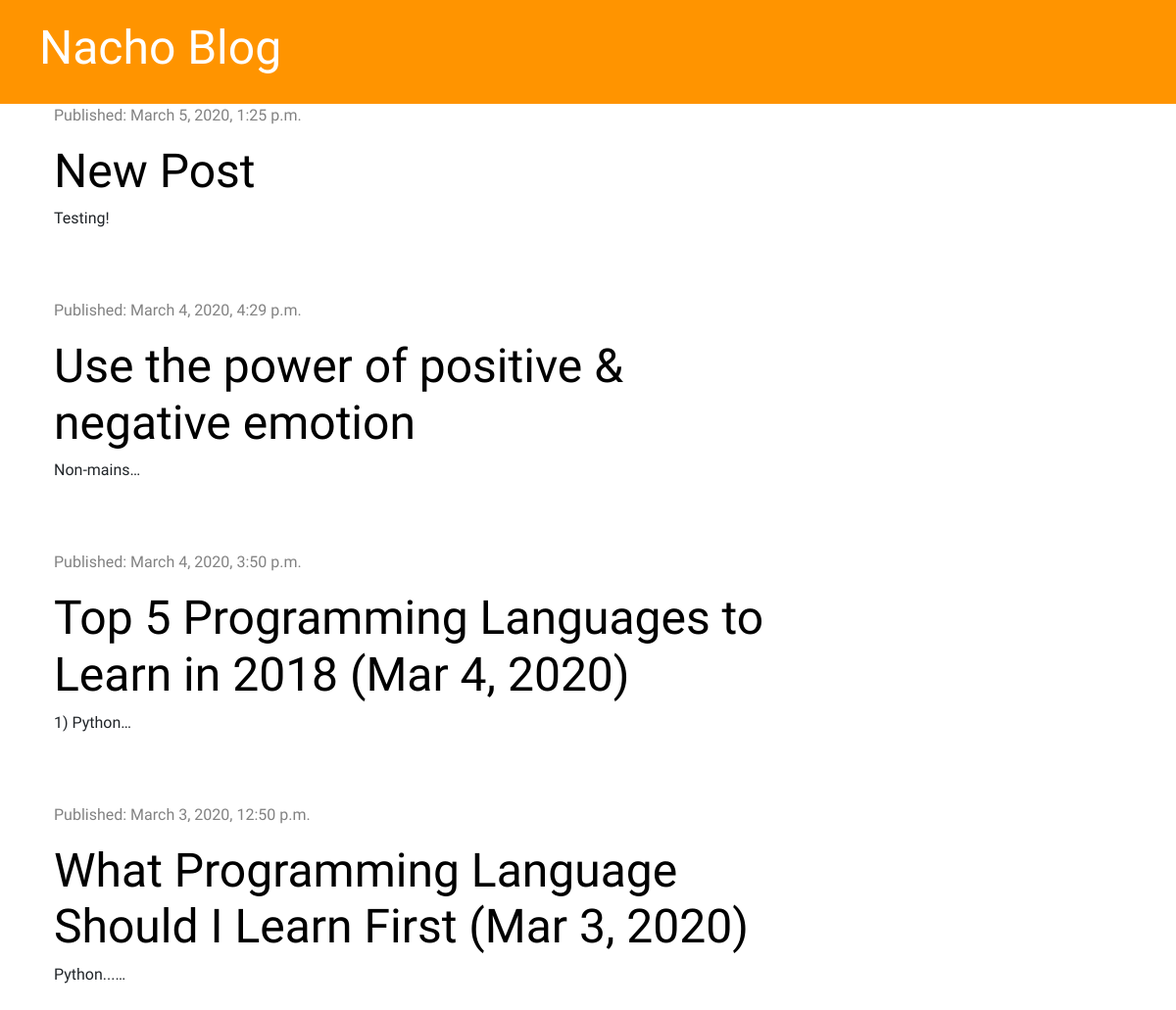
/, run on an earlier commit of the app's database.
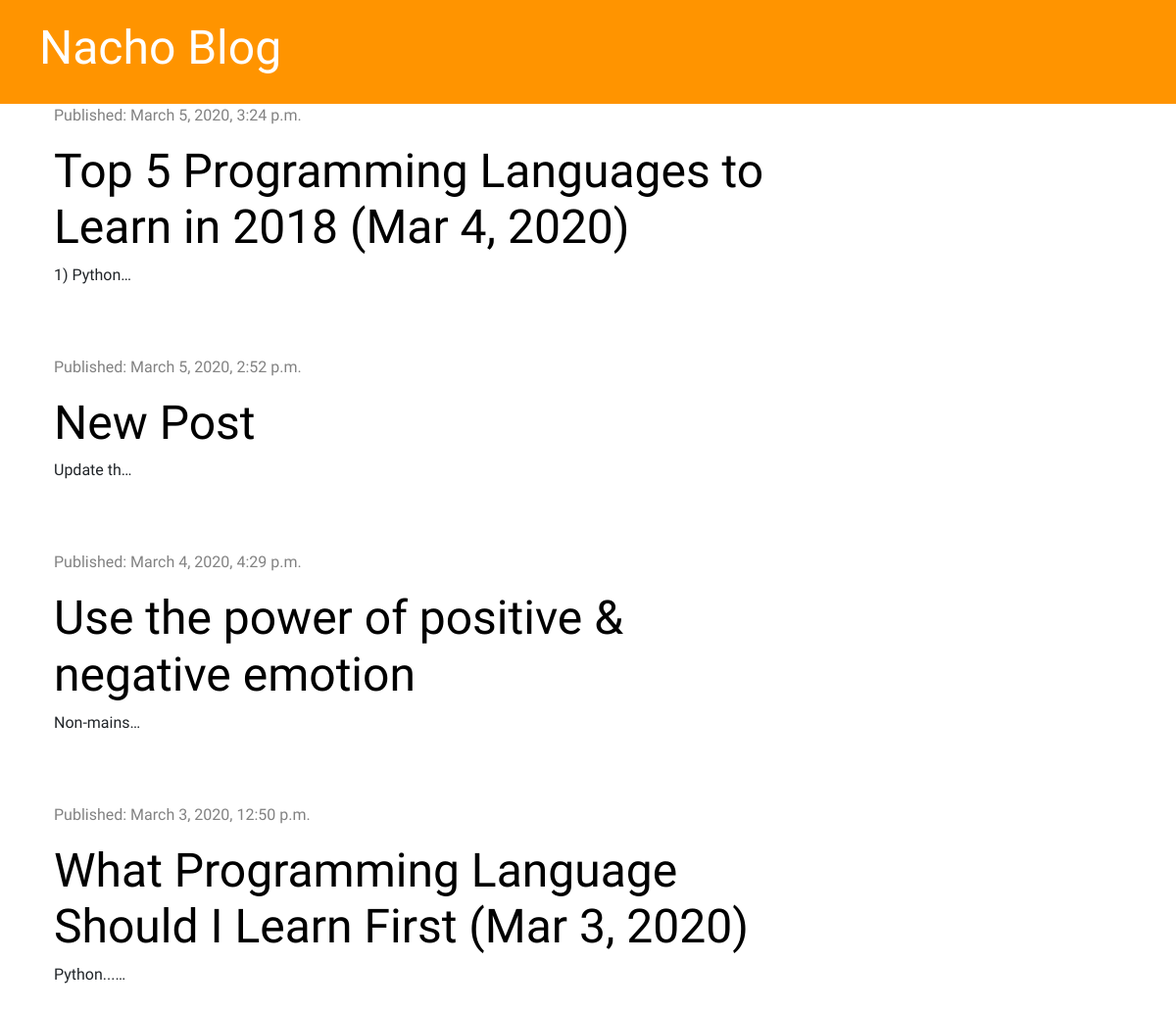
And on a later commit of the database.
### blog/models.py (models this page shows, shortened)
class Post(models.Model):
    author = models.ForeignKey('auth.User', on_delete=models.CASCADE)
    title = models.CharField(max_length=200)
    text = models.TextField()
    created_date = models.DateTimeField(default=timezone.now)
    published_date = models.DateTimeField(blank=True, null=True)

### blog/views.py (the view)
# urls.py: path('', views.post_list, name='post_list'),
def post_list(request):
    posts = Post.objects.filter(published_date__lte=timezone.now()).order_by('-published_date')
    stuff_for_frontend = {'posts': posts}
    return render(request, 'blog/post_list.html', stuff_for_frontend)

### blog/templates/blog/post_list.html
{% extends 'blog/base.html' %}
{% block content %}
    {% for post in posts %}
        <div class="post">
            <div class="date">
                <p>Published: {{ post.published_date }}</p>
            </div>
            <h1><a href="{% url 'post_detail' pk=post.pk %}">{{ post.title }}</a></h1>
            <p>{{ post.text|truncatechars:10|linebreaksbr }}</p>
        </div>
    {% endfor %}
{% endblock %}

What changed in the data, as far as the page shows it:
changed Post "1) Python…": published_date "March 4, 2020, 3:50 p.m." → "March 5, 2020, 3:24 p.m."; moves up the list
changed Post "New Post": published_date "March 5, 2020, 1:25 p.m." → "March 5, 2020, 2:52 p.m."; text "Testing!" → "Update th…"
